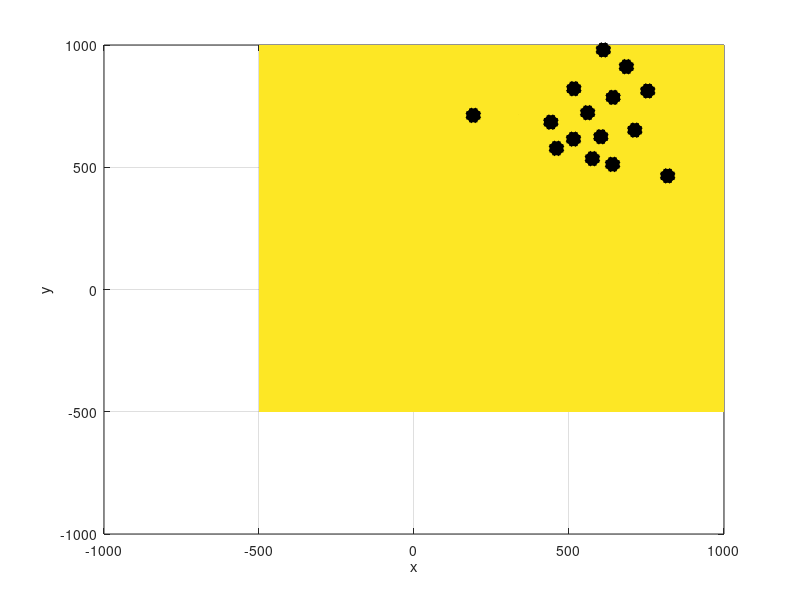

This chart was generated by the following MATLAB code:
clc
clear all


x=-5.0*100:.1*100:10.0*100;
[X,Y] = meshgrid(x);
a=0; b=0; c=1; d0=0.0; d1=-5.0; d2=-10.0; d3=-15.0; d4=-20.0; d5=-30.0; d6=-40.0; d7=-50.0;d8=-60.0; 
d9=-70; d10=-80;  d11=-100; d12=-120.0; d13=-150.0; d14=-200.0;

Z0=(d0- a * X - b * Y)/c;
Z1=(d1- a * X - b * Y)/c;
Z2=(d2- a * X - b * Y)/c;
Z3=(d3- a * X - b * Y)/c;
Z4=(d4- a * X - b * Y)/c;
Z5=(d5- a * X - b * Y)/c;
Z6=(d6- a * X - b * Y)/c;
Z7=(d7- a * X - b * Y)/c;
Z8=(d8- a * X - b * Y)/c;
Z9=(d9- a * X - b * Y)/c;
Z10=(d10- a * X - b * Y)/c;
Z11=(d11- a * X - b * Y)/c;
Z12=(d12- a * X - b * Y)/c;%500-((X-500)/50)^2+((Y-400)/50)^2;%;
Z13=(d13- a * X - b * Y)/c;
Z14=(d14- a * X - b * Y)/c;

%line([0.3 0.4],[.8 0.9],[-2.9 -1.0],'color','r','linewidth',2);
hold on 

% Z=-2.0
surf(X,Y,Z0)
hold on
surf(X,Y,Z1)
hold on
surf(X,Y,Z2)
hold on
surf(X,Y,Z3)
hold on
surf(X,Y,Z4)
hold on
surf(X,Y,Z5)
hold on
surf(X,Y,Z6)
hold on
surf(X,Y,Z7)
hold on
surf(X,Y,Z8)
hold on
surf(X,Y,Z9)
hold on
surf(X,Y,Z10)
hold on
surf(X,Y,Z11)
hold on
surf(X,Y,Z12)
hold on
surf(X,Y,Z13)
hold on
surf(X,Y,Z14)
hold on
colormap()
box on 
% BoxPlot3(8, 11, -90, 100, 100, -100)
shading flat
xlabel('x'); ylabel('y'); zlabel('z')
grid on 
lat=[6.191 6.54 7.429 6.436 8.862 5.893 5.564 5.224 4.63 4.84 4.199 7.34 8.24 7.107];
lon=[-75.529 -74.456 -74.858 -71.791 -73.992 -73.083   -74.072 -74.869 -75.365 -73.732 -74.32 -72.134 -72.7 -73.319];
XX=[ 441475.751  560143.16  515669.301 191256.041 610840.452 712233.331 602768.917 514508.81 459551.947 640650.695  575400.715 818195.891  753915.465 685160.528 642239.963];
YY=[ 684347.33 722930.463  821176.275 712244.763 979745.55 651741.205   624818.098 615010.158   577436.729  511890.928 535015.934 464707.073 811986.322 911219.744 785775.196]; 

xx2=XX./1000;
yy2=YY./1000;

plot(xx2,yy2,'k*','linewidth',10)

t=0:0.01:1;
theta1_min=5;
theta1_max=360
d_theta1=20;
phi_min=5;
phi_max=180;
d_phi=30;
%velocidades
v_6=5.2;
v_5=4.9;
v_4=4.3;
v_3=3.9;
v_2=2.5;
v_1=1.2;
v_0=0.9;
v_7=6.2;
v_8=7.9;
v_9=8.3;
v_10=8.9;
v_11=9.5;
v_12=10.2;
v_13=10.9;
v_14=11.5;




x_0=0.5*100;
y_0=0.5*100;
z_0=-200;
% gtext('Est')
% [X,Y]=ginput(1)
X=37.1212;
Y=61.3419

P_0=[x_0 y_0 z_0];
plot3(x_0,y_0,z_0)
k=0
for phi = phi_min:d_phi:phi_max;
    for theta = theta1_min:d_theta1:theta1_max;
        dri=[sin(phi*pi/180)*cos(theta*pi/180),sin(theta*pi/180)*sin(phi*pi/180),cos(phi*pi/180)];
        dr=abs([dri(1)*100,dri(2)*100,d4]);

%%%primer rayo 
        line([dr(1), x_0],[dr(2) y_0],[d13,d14],'color','k','linewidth',1.2)
        phi_r=asin((v_12/v_13)*sin(phi*pi/180));  %%Snell%
        N1=[dr(1)-dri(1) dr(2)-dri(2) d13-d14];
        %Normal
        %line([dr(1) dr(1)],[dr(2) dr(2)],[-2 dr(3)],'color','r','linewidth',2)
        v1=cross(dr,N1);
        ang=atan((v1(2)/v1(1))*pi/180);%/180cos(phi_r)-phi_r)/cos(phi)%atan((v1(2)/v1(1))*pi/180);
        %%%%%% Segundo Rayo
        dr2=abs([sin(phi_r*pi/180)*cos(ang*pi/180)+2*dr(1),sin(phi_r*pi/180)*sin(ang*pi/180)+2*dr(2),cos(phi_r*pi/180)]);
        dr22=[dr2(1),dr2(2),d12];
        line([dr(1) dr2(1)], [dr(2) dr2(2)],[d13 d12],'color','k','linewidth',1.2)
%         
%         
        phi_r3=asin((v_11/v_12)*sin(phi_r*pi/180));  %%Snell%
        N2=[dr2(1)-dr2(1) dr2(2)-dr2(2) d11-d12];
%          %Normal
         %line([dr(1) dr(1)],[dr(2) dr(2)],[-2 dr(3)],'color','r','linewidth',2)
        v3=cross(dr2,N2);
        ang3=atan((v3(2)/v3(1))*pi/180);%/180cos(phi_r)-phi_r)/cos(phi)%atan((v1(2)/v1(1))*pi/180);
%         %%%%%% Tercer Rayo
        dr3=abs([sin(phi_r3*pi/180)*cos(ang3*pi/180)+1.4*dr2(1),sin(phi_r*pi/180)*sin(ang3*pi/180)+1.4*dr2(2),cos(phi_r3*pi/180)]);
        line([dr2(1) dr3(1)],[dr2(2) dr3(2)],[d12 d11],'color','k','linewidth',1.2)
        dr33=[dr3(1), dr3(2), d11];
        
        phi_r4=asin((v_10/v_11)*sin(phi_r*pi/180));  %%Snell%
        N3=[dr3(1)-dr3(1) dr3(2)-dr3(2) d11-d10];
%          %Normal
         %line([dr(1) dr(1)],[dr(2) dr(2)],[-2 dr(3)],'color','r','linewidth',2)
        v4=cross(dr2,N3);
        ang4=atan((v4(2)/v4(1))*pi/180);%/180cos(phi_r)-phi_r)/cos(phi)%atan((v1(2)/v1(1))*pi/180);
%         %%%%%% 4 Rayo
        dr4=abs([sin(phi_r4*pi/180)*cos(ang4*pi/180)+1.1*dr3(1),sin(phi_r4*pi/180)*sin(ang4*pi/180)+1.1*dr3(2),cos(phi_r4*pi/180)]);
        line([dr3(1) dr4(1)],[dr3(2) dr4(2)],[d11 d10],'color','k','linewidth',1.2)
        dr44=[dr4(1), dr4(2), d10];
        
        phi_r5=asin((v_9/v_10)*sin(phi_r*pi/180));  %%Snell%
        N4=[dr3(1)-dr3(1) dr3(2)-dr3(2) d11-d10];
%          %Normal
         %line([dr(1) dr(1)],[dr(2) dr(2)],[-2 dr(3)],'color','r','linewidth',2)
        v5=cross(dr4,N4);
        ang5=atan((v5(2)/v5(1))*pi/180);%/180cos(phi_r)-phi_r)/cos(phi)%atan((v1(2)/v1(1))*pi/180);
%         %%%%%% 5 Rayo
        dr5=abs([sin(phi_r5*pi/180)*cos(ang5*pi/180)+1.1*dr4(1),sin(phi_r5*pi/180)*sin(ang5*pi/180)+1.1*dr4(2),cos(phi_r5*pi/180)]);
        line([dr4(1) dr5(1)],[dr4(2) dr5(2)],[d10 d9],'color','k','linewidth',1.2)
        dr55=[dr5(1), dr5(2), d9];
        
        
        phi_r6=asin((v_8/v_9)*sin(phi_r*pi/180));  %%Snell%
        N5=[dr4(1)-dr4(1) dr4(2)-dr4(2) d9-d8];
%          %Normal
         %line([dr(1) dr(1)],[dr(2) dr(2)],[-2 dr(3)],'color','r','linewidth',2)
        v6=cross(dr5,N5);
        ang7=atan((v6(2)/v6(1))*pi/180);%/180cos(phi_r)-phi_r)/cos(phi)%atan((v1(2)/v1(1))*pi/180);
%         %%%%%% 6 Rayo
        dr6=abs([sin(phi_r6*pi/180)*cos(ang7*pi/180)+1.2*dr5(1),sin(phi_r6*pi/180)*sin(ang7*pi/180)+1.2*dr5(2),cos(phi_r6*pi/180)]);
        line([dr5(1) dr6(1)],[dr5(2) dr6(2)],[d9 d8],'color','k','linewidth',1.2)
        dr66=[dr6(1), dr6(2), d8];
        
        
        phi_r7=asin((v_7/v_8)*sin(phi_r*pi/180));  %%Snell%
        N6=[dr5(1)-dr5(1) dr5(2)-dr5(2) d7-d8];
%          %Normal
         %line([dr(1) dr(1)],[dr(2) dr(2)],[-2 dr(3)],'color','r','linewidth',2)
        v7=cross(dr6,N6);
        ang7=atan((v7(2)/v7(1))*pi/180);%/180cos(phi_r)-phi_r)/cos(phi)%atan((v1(2)/v1(1))*pi/180);
%         %%%%%% 7 Rayo
        dr7=abs([sin(phi_r7*pi/180)*cos(ang7*pi/180)+1.1*dr6(1),sin(phi_r*pi/180)*sin(ang7*pi/180)+1.1*dr6(2),cos(phi_r7*pi/180)]);
        line([dr6(1) dr7(1)],[dr6(2) dr7(2)],[d8 d7],'color','k','linewidth',1.2)
        dr77=[dr7(1), dr7(2), d7];
        
        phi_r8=asin((v_6/v_7)*sin(phi_r*pi/180));  %%Snell%
        N7=[dr6(1)-dr6(1) dr6(2)-dr6(2) d6-d7];
%          %Normal
         %line([dr(1) dr(1)],[dr(2) dr(2)],[-2 dr(3)],'color','r','linewidth',2)
        v8=cross(dr7,N7);
        ang8=atan((v8(2)/v8(1))*pi/180);%/180cos(phi_r)-phi_r)/cos(phi)%atan((v1(2)/v1(1))*pi/180);
%         %%%%%% 8 Rayo
        dr8=abs([sin(phi_r8*pi/180)*cos(ang8*pi/180)+1.1*dr7(1),sin(phi_r8*pi/180)*sin(ang8*pi/180)+1.1*dr7(2),cos(phi_r8*pi/180)]);
        line([dr7(1) dr8(1)],[dr7(2) dr8(2)],[d7 d6],'color','k','linewidth',1.2)
        dr88=[dr8(1), dr8(2), d6];
        
        phi_r9=asin((v_5/v_6)*sin(phi_r*pi/180));  %%Snell%
        N8=[dr7(1)-dr7(1) dr7(2)-dr7(2) d7-d8];
%          %Normal
         %line([dr(1) dr(1)],[dr(2) dr(2)],[-2 dr(3)],'color','r','linewidth',2)
        v9=cross(dr8,N8);
        ang9=atan((v9(2)/v9(1))*pi/180);%/180cos(phi_r)-phi_r)/cos(phi)%atan((v1(2)/v1(1))*pi/180);
%         %%%%%% 9 Rayo
        dr9=abs([sin(phi_r9*pi/180)*cos(ang9*pi/180)+1.1*dr8(1),sin(phi_r9*pi/180)*sin(ang9*pi/180)+1.1*dr8(2),cos(phi_r9*pi/180)]);
        line([dr8(1) dr9(1)],[dr8(2) dr9(2)],[d6 d5],'color','k','linewidth',1.2)
        dr99=[dr9(1), dr9(2), d5];
        
        phi_r10=asin((v_4/v_5)*sin(phi_r*pi/180));  %%Snell%
        N9=[dr8(1)-dr8(1) dr8(2)-dr8(2) d6-d7];
%          %Normal
         %line([dr(1) dr(1)],[dr(2) dr(2)],[-2 dr(3)],'color','r','linewidth',2)
        v10=cross(dr9,N9);
        ang10=atan((v10(2)/v10(1))*pi/180);%/180cos(phi_r)-phi_r)/cos(phi)%atan((v1(2)/v1(1))*pi/180);
%         %%%%%% 10 Rayo
        dr10=abs([sin(phi_r10*pi/180)*cos(ang10*pi/180)+1.1*dr9(1),sin(phi_r10*pi/180)*sin(ang10*pi/180)+1.1*dr9(2),cos(phi_r10*pi/180)]);
        line([dr9(1) dr10(1)],[dr9(2) dr10(2)],[d5 d4],'color','k','linewidth',1.2)
        dr100=[dr10(1), dr10(2), d4];
        
        phi_r11=asin((v_3/v_4)*sin(phi_r*pi/180));  %%Snell%
        N10=[dr9(1)-dr9(1) dr9(2)-dr9(2) d5-d6];
%          %Normal
         %line([dr(1) dr(1)],[dr(2) dr(2)],[-2 dr(3)],'color','r','linewidth',2)
        v11=cross(dr10,N10);
        ang11=atan((v11(2)/v11(1))*pi/180);%/180cos(phi_r)-phi_r)/cos(phi)%atan((v1(2)/v1(1))*pi/180);
%         %%%%%% 10 Rayo
        dr11=abs([sin(phi_r11*pi/180)*cos(ang11*pi/180)+1.1*dr10(1),sin(phi_r11*pi/180)*sin(ang11*pi/180)+1.1*dr10(2),cos(phi_r11*pi/180)]);
        line([dr10(1) dr11(1)],[dr10(2) dr11(2)],[d4 d3],'color','k','linewidth',1.2)
        dr111=[dr11(1), dr11(2), d3];
        
        phi_r12=asin((v_2/v_3)*sin(phi_r*pi/180));  %%Snell%
        N10=[dr9(1)-dr9(1) dr9(2)-dr9(2) d5-d6];
%          %Normal
         %line([dr(1) dr(1)],[dr(2) dr(2)],[-2 dr(3)],'color','r','linewidth',2)
        v12=cross(dr10,N10);
        ang12=atan((v12(2)/v12(1))*pi/180);%/180cos(phi_r)-phi_r)/cos(phi)%atan((v1(2)/v1(1))*pi/180);
%         %%%%%% 10 Rayo
        dr12=abs([sin(phi_r12*pi/180)*cos(ang12*pi/180)+1.1*dr11(1),sin(phi_r12*pi/180)*sin(ang12*pi/180)+1.1*dr11(2),cos(phi_r12*pi/180)]);
        line([dr11(1) dr12(1)],[dr11(2) dr12(2)],[d3 d2],'color','k','linewidth',1.2)
        dr122=[dr12(1), dr12(2), d2];
        
        phi_r13=asin((v_1/v_2)*sin(phi_r*pi/180));  %%Snell%
        N11=[dr10(1)-dr10(1) dr10(2)-dr10(2) d4-d5];
%          %Normal
         %line([dr(1) dr(1)],[dr(2) dr(2)],[-2 dr(3)],'color','r','linewidth',2)
        v13=cross(dr11,N11);
        ang13=atan((v13(2)/v13(1))*pi/180);%/180cos(phi_r)-phi_r)/cos(phi)%atan((v1(2)/v1(1))*pi/180);
%         %%%%%% 10 Rayo
        dr13=abs([sin(phi_r13*pi/180)*cos(ang13*pi/180)+1.1*dr12(1),sin(phi_r13*pi/180)*sin(ang13*pi/180)+1.1*dr12(2),cos(phi_r13*pi/180)]);
        line([dr12(1) dr13(1)],[dr12(2) dr13(2)],[d2 d1],'color','k','linewidth',1.2)
        dr133=[dr12(1), dr12(2), d2];
        
        phi_r14=asin((v_0/v_1)*sin(phi_r*pi/180));  %%Snell%
        N12=[dr11(1)-dr11(1) dr11(2)-dr11(2) d3-d4];
%          %Normal
         %line([dr(1) dr(1)],[dr(2) dr(2)],[-2 dr(3)],'color','r','linewidth',2)
        v14=cross(dr12,N12);
        ang14=atan((v14(2)/v14(1))*pi/180);%/180cos(phi_r)-phi_r)/cos(phi)%atan((v1(2)/v1(1))*pi/180);
%         %%%%%% 10 Rayo
        dr14=abs([sin(phi_r14*pi/180)*cos(ang14*pi/180)+1.1*dr13(1),sin(phi_r14*pi/180)*sin(ang14*pi/180)+1.1*dr13(2),cos(phi_r14*pi/180)]);
        line([dr13(1) dr14(1)],[dr13(2) dr14(2)],[d1 d0],'color','k','linewidth',1.2)
        dr133=[dr13(1), dr13(2), d1];    
        
        tol=5.0;
        dist=sqrt((X-dr3(1))^2+(Y-dr3(2))^2);
        
        if dist<tol
            k=k+1;
            
            line([x_0 dr(1)],[y_0 dr(2)],[d5 d4],'color','k','linewidth',1.2)
            line([dr(1) dr2(1)], [dr(2) dr2(2)],[d4 d2],'color','k','linewidth',1.2)
            line([dr2(1) dr3(1)],[dr2(2) dr3(2)],[d2 d0],'color','k','linewidth',1.2)
            fprintf('distancia theta phi \n %3.2f %3.2f %3.2f \n',dist,theta,phi)
%             fprintf('angulo theta: \n %3.2f\n',theta)
%             fprintf('angulo phi: \n %3.2f\n',phi)
            p1=sqrt((P_0(1)-dr(1))^2+(P_0(2)-dr(2))^2+(P_0(3)-dr(3))^2);
            p2=sqrt((dr22(1)-dr(1))^2+(dr22(2)-dr(2))^2+(dr22(3)-dr(3))^2);
            p3=sqrt((dr33(1)-dr22(1))^2+(dr22(2)-dr33(2))^2+(dr22(3)-dr33(3))^2);
            t1=p1/v_6;
            t2=p2/v_4;
            t3=p3/v_2;
            Tt=t1+t2+t3;
            fprintf('tiempo total: \n %3.2f\n',Tt)
        end
       
        
    end


end



